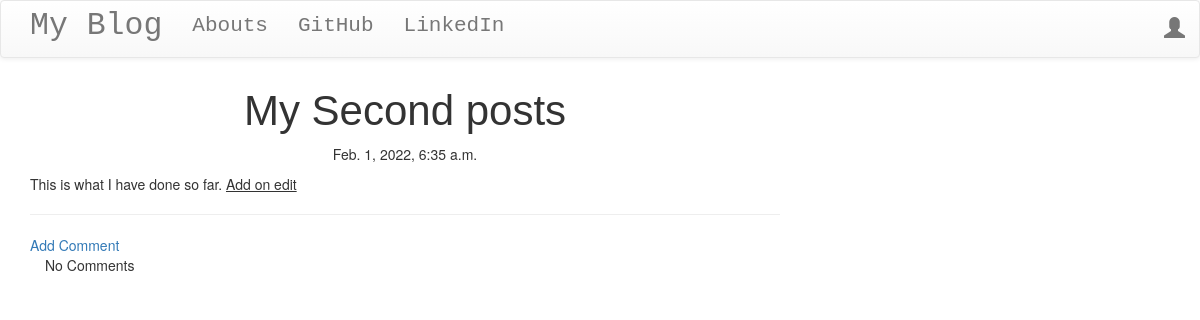
Screenshot of /post/2 with the database file from the repository.
### blog/models.py (models this page shows, shortened)
class Post(models.Model):
    author = models.ForeignKey('auth.User', on_delete=models.CASCADE) # Directly linking to the authorization user
    title = models.CharField(max_length=200)
    text = models.TextField()
    create_date = models.DateTimeField(default=timezone.now())
    published_date = models.DateTimeField(blank=True, null=True)

### blog/views.py (the view)
# urls.py: path('post/<int:pk>', views.PostDetailView.as_view(), name='post_detail'),
class PostDetailView(DetailView):
    model = Post

### blog/templates/blog/post_detail.html (shortened to what this page needs)
<!DOCTYPE html>
{% extends 'blog/base.html' %}
{% block content %}
    <h1 class="posttitle loader">{{ post.title }}</h1>
    {% if post.published_date %}
        <div class="date postdate">
            {{ post.published_date }}
        </div>
    {% else %}
        <a href="{% url 'post_publish' pk=post.pk %}" class="btn btn-default">Publish</a>
    {% endif %}
    <p class="postcontent">{{ post.text|safe|linebreaksbr }}</p>
        <hr>
        <a href="{% url 'add_comment_to_post' pk=post.pk %}">Add Comment</a>
        <div class="container">
            {% for comment in post.comments.all %}
                <br>
                {% if user.is_authenticated or comment.approved_comment %}
                    {{ comment.created_date }}
                    {% if not comment.approved_comment %}
                        <a href="{% url 'comment_remove' pk=comment.pk %}" class="btn btn-default"><span class="glyphicon glyphicon-remove"></span></a>
                        <a href="{% url 'comment_approve' pk=comment.pk %}" class="btn btn-primary"><span class="glyphicon glyphicon-ok"></span></a>
                    {% endif %}
                        <p>{{ comment.text|safe|linebreaks }}</p>
                        <p>Posted By: {{ comment.author }} </p>
                {% endif %}
                {% empty %}
                    <p>No Comments</p>
            {% endfor %}
        </div>
{% endblock %}

### blog/static/css/blog.css (style rules this page uses)
.postdate { text-align: center; }
.posttitle { font-family: 'Russo One', sans-serif; font-size: 3em; text-align: center; }
.postcontent { font-family: 'Montserrat'; font-size: 1.5em; }
.loader { filter: hue-rotate(0deg); color: linear-gradient(45deg, #0f8, #08f); animation: 10000ms infinite linear; }

### rows the page displays
Post: title "My Second posts", published_date "Feb. 1, 2022, 6:35 a.m.", text "This is what I have done so far. Add on edit"
